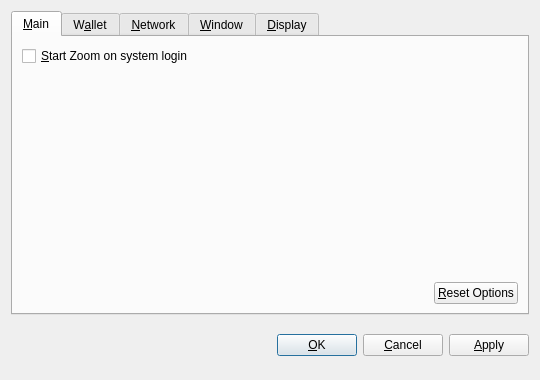
<?xml version="1.0" encoding="UTF-8"?>
<ui version="4.0">
 <class>OptionsDialog</class>
 <widget class="QDialog" name="OptionsDialog">
  <property name="geometry">
   <rect>
    <x>0</x>
    <y>0</y>
    <width>540</width>
    <height>380</height>
   </rect>
  </property>
  <property name="windowTitle">
   <string>Options</string>
  </property>
  <property name="modal">
   <bool>true</bool>
  </property>
  <layout class="QVBoxLayout" name="verticalLayout">
   <item>
    <widget class="QTabWidget" name="tabWidget">
     <property name="tabPosition">
      <enum>QTabWidget::North</enum>
     </property>
     <property name="currentIndex">
      <number>0</number>
     </property>
     <widget class="QWidget" name="tabMain">
      <attribute name="title">
       <string>&amp;Main</string>
      </attribute>
      <layout class="QVBoxLayout" name="verticalLayout_Main">
       <item>
        <widget class="QCheckBox" name="bitcoinAtStartup">
         <property name="toolTip">
          <string>Automatically start Zoom after logging in to the system.</string>
         </property>
         <property name="text">
          <string>&amp;Start Zoom on system login</string>
         </property>
        </widget>
       </item>
       <item>
        <spacer name="verticalSpacer_Main">
         <property name="orientation">
          <enum>Qt::Vertical</enum>
         </property>
         <property name="sizeHint" stdset="0">
          <size>
           <width>20</width>
           <height>40</height>
          </size>
         </property>
        </spacer>
       </item>
       <item>
        <layout class="QHBoxLayout" name="horizontalLayout_2_Main">
         <item>
          <spacer name="horizontalSpacer_2_Main">
           <property name="orientation">
            <enum>Qt::Horizontal</enum>
           </property>
           <property name="sizeHint" stdset="0">
            <size>
             <width>40</width>
             <height>20</height>
            </size>
           </property>
          </spacer>
         </item>
         <item>
          <widget class="QPushButton" name="resetButton">
           <property name="toolTip">
            <string>Reset all client options to default.</string>
           </property>
           <property name="text">
            <string>&amp;Reset Options</string>
           </property>
           <property name="autoDefault">
            <bool>false</bool>
           </property>
          </widget>
         </item>
        </layout>
       </item>
      </layout>
     </widget>
     <widget class="QWidget" name="tabWallet">
      <attribute name="title">
       <string>W&amp;allet</string>
      </attribute>
      <layout class="QVBoxLayout" name="verticalLayout_Network">
       <item>
        <widget class="QLabel" name="transactionFeeInfoLabel">
         <property name="text">
          <string>Optional transaction fee per kB that helps make sure your transactions are processed quickly. Most transactions are 1 kB.</string>
         </property>
         <property name="textFormat">
          <enum>Qt::PlainText</enum>
         </property>
         <property name="wordWrap">
          <bool>true</bool>
         </property>
        </widget>
       </item>
       <item>
        <layout class="QHBoxLayout" name="horizontalLayout_1_Main">
         <item>
          <widget class="QLabel" name="transactionFeeLabel">
           <property name="text">
            <string>Pay transaction &amp;fee</string>
           </property>
           <property name="textFormat">
            <enum>Qt::PlainText</enum>
           </property>
           <property name="buddy">
            <cstring>transactionFee</cstring>
           </property>
          </widget>
         </item>
         <item>
          <widget class="BitcoinAmountField" name="transactionFee"/>
         </item>
         <item>
          <spacer name="horizontalSpacer_1_Main">
           <property name="orientation">
            <enum>Qt::Horizontal</enum>
           </property>
           <property name="sizeHint" stdset="0">
            <size>
             <width>40</width>
             <height>20</height>
            </size>
           </property>
          </spacer>
         </item>
        </layout>
       </item>
       <item>
        <widget class="QLabel" name="label">
         <property name="text">
          <string>If you disable the spending of unconfirmed change, the change from a transaction cannot be used until that transaction has at least one confirmation. This also affects how your balance is computed.</string>
         </property>
         <property name="wordWrap">
          <bool>true</bool>
         </property>
        </widget>
       </item>
       <item>
        <widget class="QCheckBox" name="spendZeroConfChange">
         <property name="text">
          <string>Spend unconfirmed change  (experts only)</string>
         </property>
        </widget>
       </item>
       <item>
        <spacer name="verticalSpacer">
         <property name="orientation">
          <enum>Qt::Vertical</enum>
         </property>
         <property name="sizeHint" stdset="0">
          <size>
           <width>20</width>
           <height>40</height>
          </size>
         </property>
        </spacer>
       </item>
      </layout>
     </widget>
     <widget class="QWidget" name="tabNetwork">
      <attribute name="title">
       <string>&amp;Network</string>
      </attribute>
      <layout class="QVBoxLayout" name="verticalLayout_Network">
       <item>
        <widget class="QCheckBox" name="mapPortUpnp">
         <property name="toolTip">
          <string>Automatically open the Zoom client port on the router. This only works when your router supports UPnP and it is enabled.</string>
         </property>
         <property name="text">
          <string>Map port using &amp;UPnP</string>
         </property>
        </widget>
       </item>
       <item>
        <widget class="QCheckBox" name="connectSocks">
         <property name="toolTip">
          <string>Connect to the Zoom network through a SOCKS proxy (e.g. when connecting through Tor).</string>
         </property>
         <property name="text">
          <string>&amp;Connect through SOCKS proxy:</string>
         </property>
        </widget>
       </item>
       <item>
        <layout class="QHBoxLayout" name="horizontalLayout_Network">
         <item>
          <widget class="QLabel" name="proxyIpLabel">
           <property name="text">
            <string>Proxy &amp;IP:</string>
           </property>
           <property name="textFormat">
            <enum>Qt::PlainText</enum>
           </property>
           <property name="buddy">
            <cstring>proxyIp</cstring>
           </property>
          </widget>
         </item>
         <item>
          <widget class="QValidatedLineEdit" name="proxyIp">
           <property name="maximumSize">
            <size>
             <width>140</width>
             <height>16777215</height>
            </size>
           </property>
           <property name="toolTip">
            <string>IP address of the proxy (e.g. 127.0.0.1)</string>
           </property>
          </widget>
         </item>
         <item>
          <widget class="QLabel" name="proxyPortLabel">
           <property name="text">
            <string>&amp;Port:</string>
           </property>
           <property name="textFormat">
            <enum>Qt::PlainText</enum>
           </property>
           <property name="buddy">
            <cstring>proxyPort</cstring>
           </property>
          </widget>
         </item>
         <item>
          <widget class="QLineEdit" name="proxyPort">
           <property name="maximumSize">
            <size>
             <width>55</width>
             <height>16777215</height>
            </size>
           </property>
           <property name="toolTip">
            <string>Port of the proxy (e.g. 9050)</string>
           </property>
          </widget>
         </item>
         <item>
          <widget class="QLabel" name="socksVersionLabel">
           <property name="text">
            <string>SOCKS &amp;Version:</string>
           </property>
           <property name="textFormat">
            <enum>Qt::PlainText</enum>
           </property>
           <property name="buddy">
            <cstring>socksVersion</cstring>
           </property>
          </widget>
         </item>
         <item>
          <widget class="QValueComboBox" name="socksVersion">
           <property name="toolTip">
            <string>SOCKS version of the proxy (e.g. 5)</string>
           </property>
          </widget>
         </item>
         <item>
          <spacer name="horizontalSpacer_Network">
           <property name="orientation">
            <enum>Qt::Horizontal</enum>
           </property>
           <property name="sizeHint" stdset="0">
            <size>
             <width>40</width>
             <height>20</height>
            </size>
           </property>
          </spacer>
         </item>
        </layout>
       </item>
       <item>
        <spacer name="verticalSpacer_Network">
         <property name="orientation">
          <enum>Qt::Vertical</enum>
         </property>
         <property name="sizeHint" stdset="0">
          <size>
           <width>20</width>
           <height>40</height>
          </size>
         </property>
        </spacer>
       </item>
      </layout>
     </widget>
     <widget class="QWidget" name="tabWindow">
      <attribute name="title">
       <string>&amp;Window</string>
      </attribute>
      <layout class="QVBoxLayout" name="verticalLayout_Window">
       <item>
        <widget class="QCheckBox" name="minimizeToTray">
         <property name="toolTip">
          <string>Show only a tray icon after minimizing the window.</string>
         </property>
         <property name="text">
          <string>&amp;Minimize to the tray instead of the taskbar</string>
         </property>
        </widget>
       </item>
       <item>
        <widget class="QCheckBox" name="minimizeOnClose">
         <property name="toolTip">
          <string>Minimize instead of exit the application when the window is closed. When this option is enabled, the application will be closed only after selecting Quit in the menu.</string>
         </property>
         <property name="text">
          <string>M&amp;inimize on close</string>
         </property>
        </widget>
       </item>
       <item>
        <spacer name="verticalSpacer_Window">
         <property name="orientation">
          <enum>Qt::Vertical</enum>
         </property>
         <property name="sizeHint" stdset="0">
          <size>
           <width>20</width>
           <height>40</height>
          </size>
         </property>
        </spacer>
       </item>
      </layout>
     </widget>
     <widget class="QWidget" name="tabDisplay">
      <attribute name="title">
       <string>&amp;Display</string>
      </attribute>
      <layout class="QVBoxLayout" name="verticalLayout_Display">
       <item>
        <layout class="QHBoxLayout" name="horizontalLayout_1_Display">
         <item>
          <widget class="QLabel" name="langLabel">
           <property name="text">
            <string>User Interface &amp;language:</string>
           </property>
           <property name="textFormat">
            <enum>Qt::PlainText</enum>
           </property>
           <property name="buddy">
            <cstring>lang</cstring>
           </property>
          </widget>
         </item>
         <item>
          <widget class="QValueComboBox" name="lang">
           <property name="toolTip">
            <string>The user interface language can be set here. This setting will take effect after restarting Zoom.</string>
           </property>
          </widget>
         </item>
        </layout>
       </item>
       <item>
        <layout class="QHBoxLayout" name="horizontalLayout_2_Display">
         <item>
          <widget class="QLabel" name="unitLabel">
           <property name="text">
            <string>&amp;Unit to show amounts in:</string>
           </property>
           <property name="textFormat">
            <enum>Qt::PlainText</enum>
           </property>
           <property name="buddy">
            <cstring>unit</cstring>
           </property>
          </widget>
         </item>
         <item>
          <widget class="QValueComboBox" name="unit">
           <property name="toolTip">
            <string>Choose the default subdivision unit to show in the interface and when sending coins.</string>
           </property>
          </widget>
         </item>
        </layout>
       </item>
       <item>
        <widget class="QCheckBox" name="displayAddresses">
         <property name="toolTip">
          <string>Whether to show Zoom addresses in the transaction list or not.</string>
         </property>
         <property name="text">
          <string>&amp;Display addresses in transaction list</string>
         </property>
        </widget>
       </item>
       <item>
        <widget class="QCheckBox" name="coinControlFeatures">
         <property name="toolTip">
          <string>Whether to show coin control features or not.</string>
         </property>
         <property name="text">
          <string>Display coin &amp;control features (experts only!)</string>
         </property>
        </widget>
       </item>
       <item>
        <spacer name="verticalSpacer_Display">
         <property name="orientation">
          <enum>Qt::Vertical</enum>
         </property>
         <property name="sizeHint" stdset="0">
          <size>
           <width>20</width>
           <height>40</height>
          </size>
         </property>
        </spacer>
       </item>
      </layout>
     </widget>
    </widget>
   </item>
   <item>
    <layout class="QHBoxLayout" name="horizontalLayout_Buttons">
     <item>
      <spacer name="horizontalSpacer_1">
       <property name="orientation">
        <enum>Qt::Horizontal</enum>
       </property>
       <property name="sizeHint" stdset="0">
        <size>
         <width>40</width>
         <height>48</height>
        </size>
       </property>
      </spacer>
     </item>
     <item>
      <widget class="QLabel" name="statusLabel">
       <property name="font">
        <font>
         <weight>75</weight>
         <bold>true</bold>
        </font>
       </property>
       <property name="text">
        <string/>
       </property>
       <property name="textFormat">
        <enum>Qt::PlainText</enum>
       </property>
       <property name="wordWrap">
        <bool>true</bool>
       </property>
      </widget>
     </item>
     <item>
      <spacer name="horizontalSpacer_2">
       <property name="orientation">
        <enum>Qt::Horizontal</enum>
       </property>
       <property name="sizeHint" stdset="0">
        <size>
         <width>40</width>
         <height>48</height>
        </size>
       </property>
      </spacer>
     </item>
     <item>
      <widget class="QPushButton" name="okButton">
       <property name="text">
        <string>&amp;OK</string>
       </property>
      </widget>
     </item>
     <item>
      <widget class="QPushButton" name="cancelButton">
       <property name="text">
        <string>&amp;Cancel</string>
       </property>
       <property name="autoDefault">
        <bool>false</bool>
       </property>
      </widget>
     </item>
     <item>
      <widget class="QPushButton" name="applyButton">
       <property name="text">
        <string>&amp;Apply</string>
       </property>
       <property name="autoDefault">
        <bool>false</bool>
       </property>
      </widget>
     </item>
    </layout>
   </item>
  </layout>
 </widget>
 <customwidgets>
  <customwidget>
   <class>BitcoinAmountField</class>
   <extends>QSpinBox</extends>
   <header>bitcoinamountfield.h</header>
  </customwidget>
  <customwidget>
   <class>QValueComboBox</class>
   <extends>QComboBox</extends>
   <header>qvaluecombobox.h</header>
  </customwidget>
  <customwidget>
   <class>QValidatedLineEdit</class>
   <extends>QLineEdit</extends>
   <header>qvalidatedlineedit.h</header>
  </customwidget>
 </customwidgets>
 <resources/>
 <connections/>
</ui>
